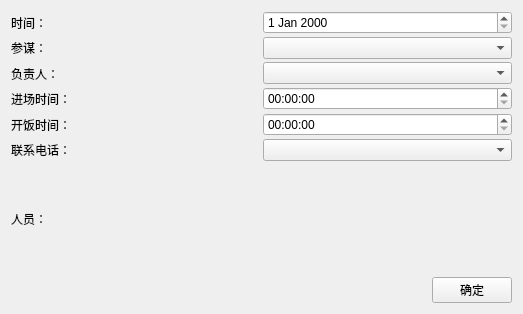
<?xml version="1.0" encoding="UTF-8"?>
<ui version="4.0">
 <class>BasicInfoEdit</class>
 <widget class="QWidget" name="BasicInfoEdit">
  <property name="geometry">
   <rect>
    <x>0</x>
    <y>0</y>
    <width>523</width>
    <height>314</height>
   </rect>
  </property>
  <property name="windowTitle">
   <string>Form</string>
  </property>
  <layout class="QVBoxLayout" name="verticalLayout_4">
   <item>
    <layout class="QVBoxLayout" name="verticalLayout_3">
     <item>
      <layout class="QHBoxLayout" name="horizontalLayout_2">
       <property name="spacing">
        <number>3</number>
       </property>
       <item>
        <layout class="QVBoxLayout" name="verticalLayout">
         <item>
          <widget class="QLabel" name="label">
           <property name="sizePolicy">
            <sizepolicy hsizetype="Fixed" vsizetype="Expanding">
             <horstretch>0</horstretch>
             <verstretch>0</verstretch>
            </sizepolicy>
           </property>
           <property name="minimumSize">
            <size>
             <width>0</width>
             <height>0</height>
            </size>
           </property>
           <property name="maximumSize">
            <size>
             <width>9999</width>
             <height>16777215</height>
            </size>
           </property>
           <property name="text">
            <string>时间：</string>
           </property>
          </widget>
         </item>
         <item>
          <widget class="QLabel" name="label_2">
           <property name="sizePolicy">
            <sizepolicy hsizetype="Fixed" vsizetype="Expanding">
             <horstretch>0</horstretch>
             <verstretch>0</verstretch>
            </sizepolicy>
           </property>
           <property name="minimumSize">
            <size>
             <width>0</width>
             <height>0</height>
            </size>
           </property>
           <property name="maximumSize">
            <size>
             <width>9999</width>
             <height>16777215</height>
            </size>
           </property>
           <property name="text">
            <string>参谋：</string>
           </property>
          </widget>
         </item>
         <item>
          <widget class="QLabel" name="label_3">
           <property name="sizePolicy">
            <sizepolicy hsizetype="Fixed" vsizetype="Expanding">
             <horstretch>0</horstretch>
             <verstretch>0</verstretch>
            </sizepolicy>
           </property>
           <property name="minimumSize">
            <size>
             <width>0</width>
             <height>0</height>
            </size>
           </property>
           <property name="maximumSize">
            <size>
             <width>9999</width>
             <height>16777215</height>
            </size>
           </property>
           <property name="text">
            <string>负责人：</string>
           </property>
          </widget>
         </item>
         <item>
          <widget class="QLabel" name="label_4">
           <property name="sizePolicy">
            <sizepolicy hsizetype="Fixed" vsizetype="Expanding">
             <horstretch>0</horstretch>
             <verstretch>0</verstretch>
            </sizepolicy>
           </property>
           <property name="minimumSize">
            <size>
             <width>0</width>
             <height>0</height>
            </size>
           </property>
           <property name="maximumSize">
            <size>
             <width>9999</width>
             <height>16777215</height>
            </size>
           </property>
           <property name="text">
            <string>进场时间：</string>
           </property>
          </widget>
         </item>
         <item>
          <widget class="QLabel" name="label_5">
           <property name="sizePolicy">
            <sizepolicy hsizetype="Fixed" vsizetype="Expanding">
             <horstretch>0</horstretch>
             <verstretch>0</verstretch>
            </sizepolicy>
           </property>
           <property name="minimumSize">
            <size>
             <width>0</width>
             <height>0</height>
            </size>
           </property>
           <property name="maximumSize">
            <size>
             <width>9999</width>
             <height>16777215</height>
            </size>
           </property>
           <property name="text">
            <string>开饭时间：</string>
           </property>
          </widget>
         </item>
         <item>
          <widget class="QLabel" name="label_7">
           <property name="sizePolicy">
            <sizepolicy hsizetype="Fixed" vsizetype="Expanding">
             <horstretch>0</horstretch>
             <verstretch>0</verstretch>
            </sizepolicy>
           </property>
           <property name="minimumSize">
            <size>
             <width>0</width>
             <height>0</height>
            </size>
           </property>
           <property name="maximumSize">
            <size>
             <width>9999</width>
             <height>16777215</height>
            </size>
           </property>
           <property name="text">
            <string>联系电话：</string>
           </property>
          </widget>
         </item>
        </layout>
       </item>
       <item>
        <layout class="QVBoxLayout" name="verticalLayout_2">
         <item>
          <widget class="QDateEdit" name="dateEdit"/>
         </item>
         <item>
          <widget class="QComboBox" name="comboBox"/>
         </item>
         <item>
          <widget class="QComboBox" name="comboBox_2"/>
         </item>
         <item>
          <widget class="QTimeEdit" name="timeEdit"/>
         </item>
         <item>
          <widget class="QTimeEdit" name="timeEdit_2"/>
         </item>
         <item>
          <widget class="QComboBox" name="comboBox_3"/>
         </item>
        </layout>
       </item>
      </layout>
     </item>
     <item>
      <layout class="QHBoxLayout" name="horizontalLayout">
       <item>
        <widget class="QLabel" name="label_8">
         <property name="sizePolicy">
          <sizepolicy hsizetype="Minimum" vsizetype="Expanding">
           <horstretch>0</horstretch>
           <verstretch>0</verstretch>
          </sizepolicy>
         </property>
         <property name="minimumSize">
          <size>
           <width>0</width>
           <height>0</height>
          </size>
         </property>
         <property name="maximumSize">
          <size>
           <width>9999</width>
           <height>16777215</height>
          </size>
         </property>
         <property name="sizeIncrement">
          <size>
           <width>50</width>
           <height>0</height>
          </size>
         </property>
         <property name="text">
          <string>人员：</string>
         </property>
        </widget>
       </item>
       <item>
        <spacer name="horizontalSpacer_2">
         <property name="orientation">
          <enum>Qt::Horizontal</enum>
         </property>
         <property name="sizeHint" stdset="0">
          <size>
           <width>40</width>
           <height>20</height>
          </size>
         </property>
        </spacer>
       </item>
       <item>
        <layout class="QGridLayout" name="gridLayout_2"/>
       </item>
      </layout>
     </item>
    </layout>
   </item>
   <item>
    <layout class="QHBoxLayout" name="horizontalLayout_3">
     <item>
      <spacer name="horizontalSpacer">
       <property name="orientation">
        <enum>Qt::Horizontal</enum>
       </property>
       <property name="sizeHint" stdset="0">
        <size>
         <width>40</width>
         <height>20</height>
        </size>
       </property>
      </spacer>
     </item>
     <item>
      <widget class="QPushButton" name="pushButton">
       <property name="text">
        <string>确定</string>
       </property>
      </widget>
     </item>
    </layout>
   </item>
  </layout>
 </widget>
 <resources/>
 <connections/>
</ui>
